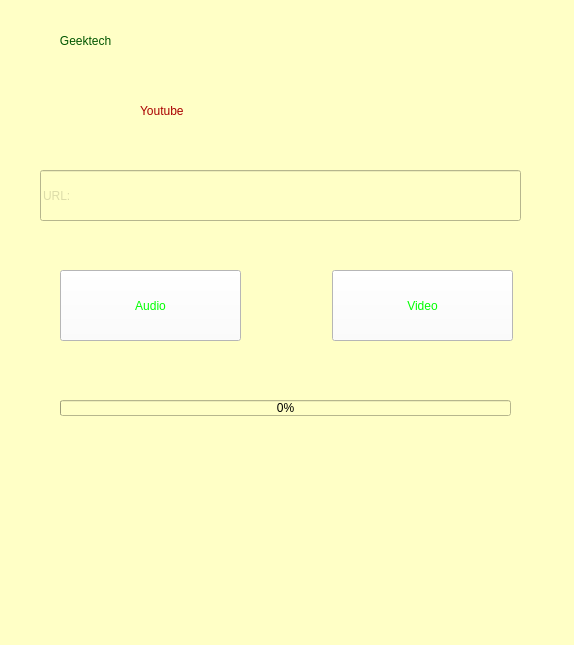
<?xml version="1.0" encoding="UTF-8"?>
<ui version="4.0">
 <class>Form</class>
 <widget class="QWidget" name="Form">
  <property name="geometry">
   <rect>
    <x>0</x>
    <y>0</y>
    <width>574</width>
    <height>645</height>
   </rect>
  </property>
  <property name="windowTitle">
   <string>Form</string>
  </property>
  <property name="styleSheet">
   <string notr="true">background-color: rgb(255, 255, 198);</string>
  </property>
  <widget class="QLabel" name="eror">
   <property name="geometry">
    <rect>
     <x>30</x>
     <y>10</y>
     <width>531</width>
     <height>61</height>
    </rect>
   </property>
   <property name="styleSheet">
    <string notr="true">color: rgb(0, 85, 0);
font: 8pt &quot;MS Shell Dlg 2&quot;;
font: 87 26pt &quot;Arial Black&quot;;</string>
   </property>
   <property name="text">
    <string>         Geektech</string>
   </property>
  </widget>
  <widget class="QLabel" name="label_2">
   <property name="geometry">
    <rect>
     <x>140</x>
     <y>70</y>
     <width>301</width>
     <height>81</height>
    </rect>
   </property>
   <property name="styleSheet">
    <string notr="true">font: 48pt &quot;MS Shell Dlg 2&quot;;
color: rgb(170, 0, 0);</string>
   </property>
   <property name="text">
    <string>Youtube</string>
   </property>
  </widget>
  <widget class="QLineEdit" name="input1">
   <property name="geometry">
    <rect>
     <x>40</x>
     <y>170</y>
     <width>481</width>
     <height>51</height>
    </rect>
   </property>
   <property name="styleSheet">
    <string notr="true">font: 36pt &quot;MS Shell Dlg 2&quot;;
color: rgb(186, 186, 139);</string>
   </property>
   <property name="text">
    <string/>
   </property>
   <property name="placeholderText">
    <string>URL:</string>
   </property>
  </widget>
  <widget class="QPushButton" name="audio">
   <property name="geometry">
    <rect>
     <x>60</x>
     <y>270</y>
     <width>181</width>
     <height>71</height>
    </rect>
   </property>
   <property name="styleSheet">
    <string notr="true">font: 26pt &quot;MS Shell Dlg 2&quot;;
color: rgb(0, 255, 0);
background-color: rgb(255, 255, 255);</string>
   </property>
   <property name="text">
    <string>Audio</string>
   </property>
  </widget>
  <widget class="QPushButton" name="video">
   <property name="geometry">
    <rect>
     <x>332</x>
     <y>270</y>
     <width>181</width>
     <height>71</height>
    </rect>
   </property>
   <property name="styleSheet">
    <string notr="true">font: 20pt &quot;MS Shell Dlg 2&quot;;
font: 24pt &quot;MS Shell Dlg 2&quot;;
font: 24pt &quot;MS Shell Dlg 2&quot;;
color: rgb(0, 255, 0);
background-color: rgb(255, 255, 255);</string>
   </property>
   <property name="text">
    <string>Video</string>
   </property>
  </widget>
  <widget class="QProgressBar" name="downloader">
   <property name="geometry">
    <rect>
     <x>60</x>
     <y>400</y>
     <width>451</width>
     <height>16</height>
    </rect>
   </property>
   <property name="tabletTracking">
    <bool>false</bool>
   </property>
   <property name="focusPolicy">
    <enum>Qt::NoFocus</enum>
   </property>
   <property name="acceptDrops">
    <bool>false</bool>
   </property>
   <property name="autoFillBackground">
    <bool>false</bool>
   </property>
   <property name="value">
    <number>0</number>
   </property>
  </widget>
 </widget>
 <resources/>
 <connections/>
</ui>
